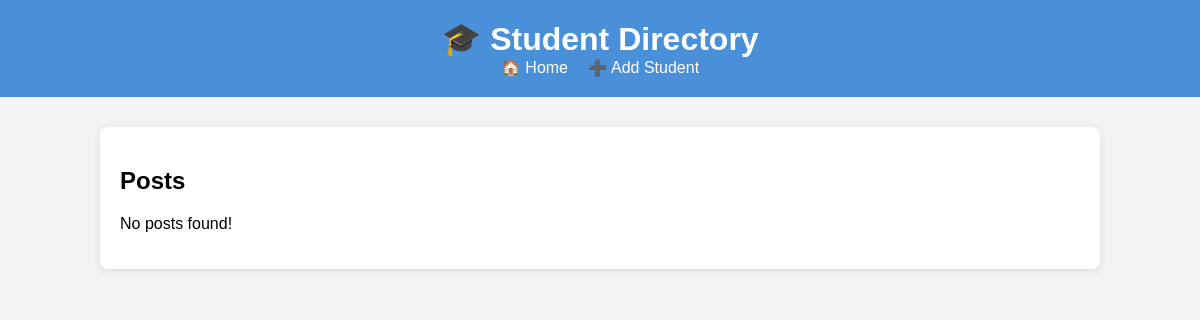
Before: / with the older database file.
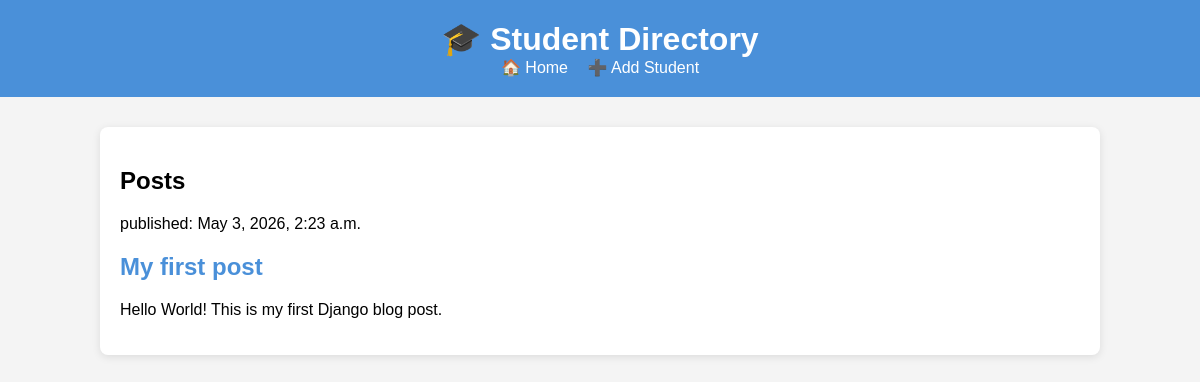
After: the same page with the newer database file.
### myapp/models.py (models this page shows, shortened)
class Post(models.Model):
    author = models.ForeignKey('auth.User', on_delete=models.CASCADE)
    title = models.CharField(max_length=200)
    text = models.TextField()
    created_date = models.DateTimeField(default=timezone.now)
    published_date = models.DateTimeField(blank=True, null=True)

### myapp/views.py (the view)
# urls.py: path('', views.post_list, name='post_list'),
def post_list(request):
    posts = Post.objects.all()
    return render(request, 'myapp/post_list.html', {'posts': posts})

### myapp/templates/myapp/post_list.html
{% extends 'myapp/base.html' %}
{% block content %}
    <h2>Posts</h2>
    {% if posts %}
        {% for post in posts %}
            <div class="post">
                <div class="date">
                    <p>published: {{ post.published_date }}</p>
                </div>
                <h2><a href="{% url 'post_detail' pk=post.pk %}">{{ post.title }}</a></h2>
                <p>{{ post.text|linebreaksbr }}</p>
            </div>
        {% endfor %}
    {% else %}
        <p>No posts found!</p>
    {% endif %}
{% endblock %}

### myapp/templates/myapp/base.html (shortened to what this page needs)
{% load static %}
<html>
<head>
    <link rel="stylesheet" href="{% static 'css/style.css' %}">
</head>
<body>
    <header>
        <h1>🎓 Student Directory</h1>
        <a href="/" style="color:white; margin-right:15px;">🏠 Home</a>
        <a href="/add/" style="color:white;">➕ Add Student</a>
    </header>
    <div class="container">
        {% block content %}
        {% endblock %}
    </div>
</body>
</html>

### myapp/static/css/style.css (style rules this page uses)
body { font-family: Arial, sans-serif; background-color: #f4f4f4; margin: 0; padding: 0; }
header { background-color: #4a90d9; color: white; padding: 20px; text-align: center; }
header h1 { margin: 0; font-size: 2em; }
.container { width: 80%; margin: 30px auto; background: white; padding: 20px; border-radius: 8px; box-shadow: 0 2px 8px rgba(0,0,0,0.1); }
a { color: #4a90d9; text-decoration: none; }

Changed rows visible on the page:
added Post: published_date "May 3, 2026, 2:23 a.m.", title "My first post", text "Hello World! This is my first Django blog post."
Other visible differences:
text no longer shown: "No posts found!"
